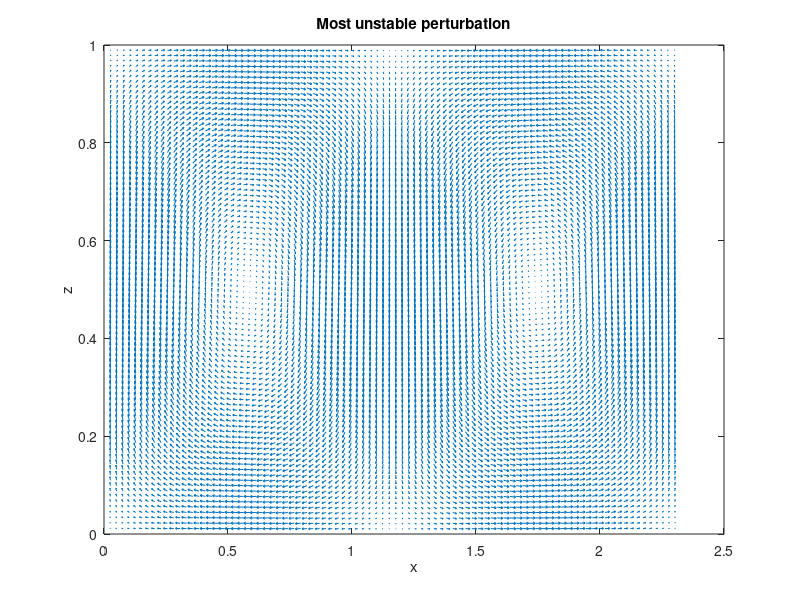
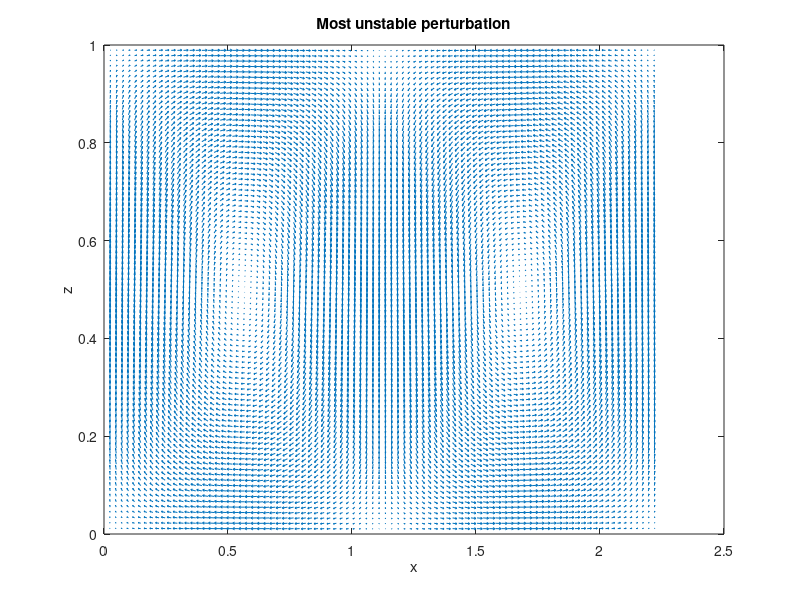
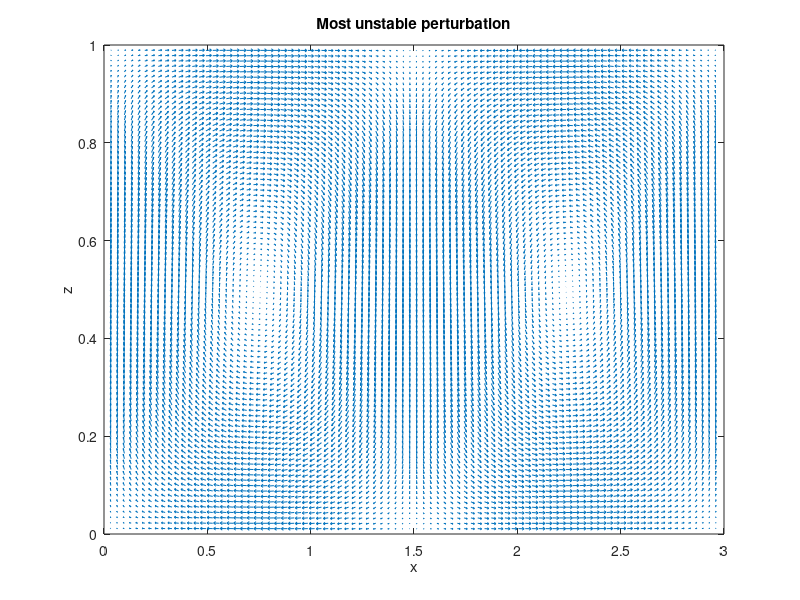
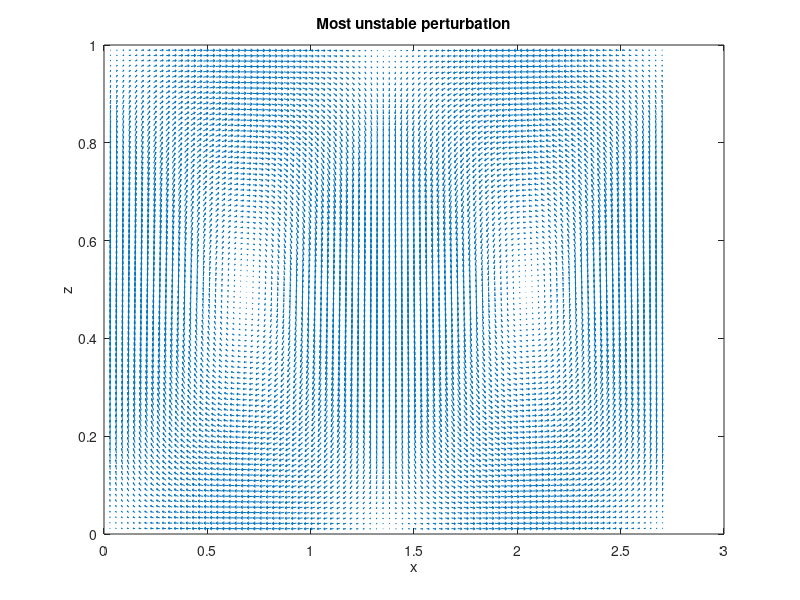

Recreate these plots in MATLAB, in order.
% Solving the Eigenvalue problem for the Rayleigh-Benard instability
Pr=1;

N=90; %number interior points
dz=1/(N+1);
z=[dz:dz:N*dz]; % z-coordinate

% assembling matrices:
I=eye(N);
Z=zeros(N);
D1=zeros(N);
for ii=1:N-1
 D1(ii,ii+1) =  1;
 D1(ii+1,ii) = -1;
end
% using back/forward differences at boundaries:
D1(1,1)=-2;D1(1,2)=2;D1(N,N)=2;D1(N,N-1)=-2;
D1=D1/(2*dz);
D2=-2*eye(N);
for ii=1:N-1
 D2(ii,ii+1) = 1;
 D2(ii+1,ii) = 1;
end
D2=D2/dz^2;
D4=6*eye(N);
for ii=1:N-1
 D4(ii,ii+1) = -4;
 D4(ii+1,ii) = -4;
 if ( ii <= N-2)
  D4(ii,ii+2) = 1;
  D4(ii+2,ii) = 1;
 end
end

% no-slip BC + continuity:
%D4(1,1)=7;
%D4(N,N)=7;

% stress free BC + continuity:
D4(1,1)=5;
D4(N,N)=5;

D4=D4/dz^4;

%% Eigenvalue problem:  s M phi = L phi

%    [ D^2-k^2 I ; Z ] [uz']   [Pr(D^2-k^2 I)^2 ; -Pr k^2 I ] [uz']
%  s |               | |   | = |                            | |   |
%    [    Z      ; I ] [th']   [      Ra I      ; D^2-k^2 I ] [th']

Ra = 1500; % initial value Rayleigh number
for it=1:6
 % secant method
 if (it == 2)
  Ra = 1800; % second initial value Taylor number
 elseif (it > 2)
  Ra += -maxk(it-1) * (TT(it-1) - TT(it-2)) /(maxk(it-1) - maxk(it-2));
 end;

 kk=[1.5:0.1:4]; % all k-values
 for ik=1:length(kk)
    k=kk(ik);
    M=[[D2-k^2*I Z];[Z I ]];
    L=[[Pr*(D4-2*k^2*D2+k^4*I) -Pr*k^2*I];[Ra*I D2-k^2*I]];
    eiv=eig(L,M);
    sorted = unique(real(eiv));
    tx(ik)  = sorted( length(sorted) ); % max eigenvalue
    tx2(ik) = sorted( length(sorted)-1 );
    tx3(ik) = sorted( length(sorted)-2 );
%    hold all;
%    plot(real(eiv),imag(eiv),'ro');
 end;
 TT(it) = Ra;
 [maxk(it), ikmax]  = max(tx);

 %% displaying flow field %%
 k=kk(ikmax);
 M=[[D2-k^2*I Z];[Z I ]];
 L=[[Pr*(D4-2*k^2*D2+k^4*I) -Pr*k^2*I];[Ra*I D2-k^2*I]];
 [ev,D]=eig(L,M);eva = diag(D);
 [remax, imax] = max(real(eva));

 % getting normalized eigenvectors for uz:
 uz = ev(1:N,imax);
 %theta=ev(N+1:2*N,imax);theta = theta / max(abs(theta));
 %plot(z,theta,'g');
 %plot(z,uz,'r');
 %xlabel("z");
 %title("Eigenvectors of largest eigenvalue");
 %legend("theta","uz");
 %plot(z,sin(z*pi),'ro')

 ux = -1i*k*I \ (D1*uz);
 x = 2*pi*z/k;
 T = 0.1;
% eva = -1i*omega!!!!
 ux = ux * exp(1i*k*x + eva(imax)*T);
% max(abs(ux))
 uz = uz * exp(1i*k*x + eva(imax)*T);
% max(abs(uz))
 ux = real(ux);uz = real(uz);
 figure
 quiver(x,z,ux,uz)
 title("Most unstable perturbation");
 xlabel("x");ylabel("z");
 hold all;
 %% end displaying flow field %%
 if (abs(maxk(it)) < 0.01)
  display('Found critical Rayleigh number:');
  Ra
  figure;
  hold all;
  plot(kk,tx,"b");plot(kk,tx2,"g");plot(kk,tx3,"r");legend("max","2nd","3d");
  xlabel('k');ylabel('Re(s)');
  break;
 end
end;
%plot(TT, maxk);
%xlabel("Rayleigh number");
%ylabel("max_k(Re(eigenvalues))");
